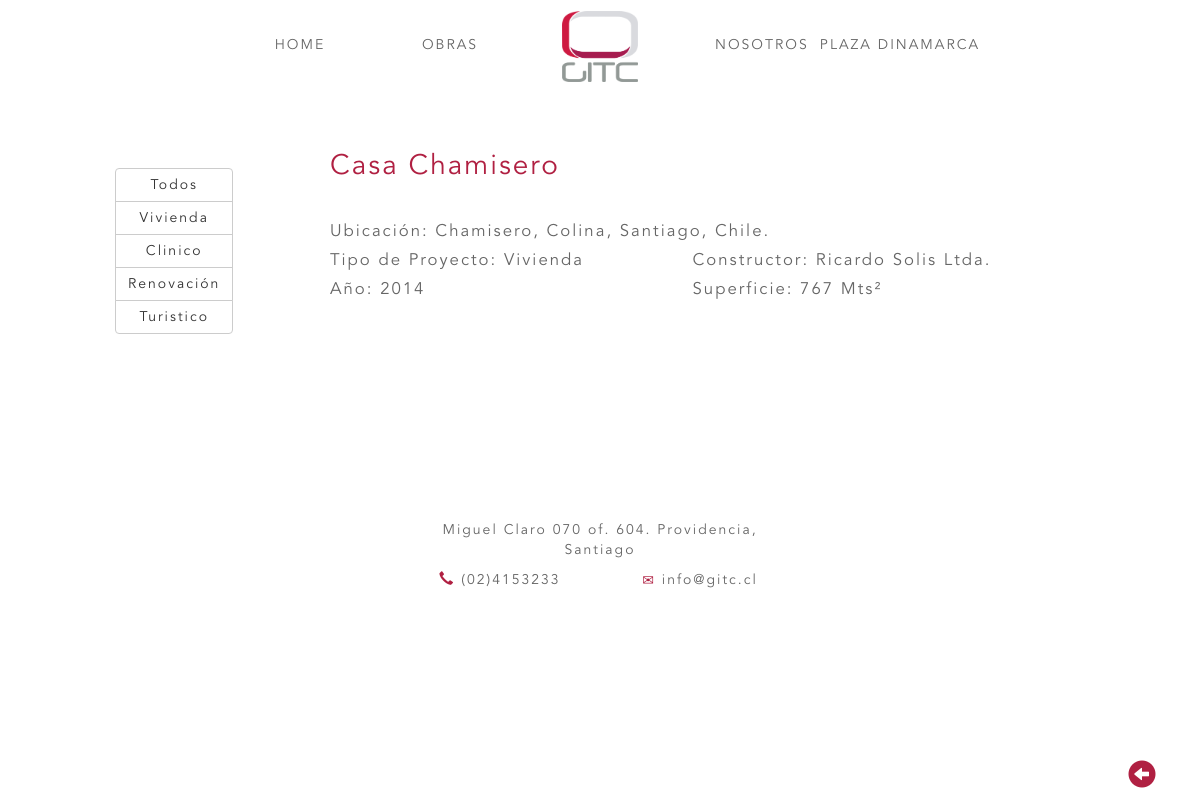
/ver_proyecto.php?id=22, run on the app's committed database.
### tables this page shows
CREATE TABLE IF NOT EXISTS `proyectos` (
  `id_proyecto` int(11) NOT NULL AUTO_INCREMENT,
  `nombre` varchar(100) NOT NULL,
  `anio` int(11) NOT NULL,
  `tipo` varchar(30) NOT NULL,
  `descripcion` varchar(100) NOT NULL,
  `prioridad` int(1) NOT NULL,
  `estado` varchar(15) NOT NULL,
  `constructor` varchar(100) NOT NULL,
  `superficie` int(11) NOT NULL,
  PRIMARY KEY (`id_proyecto`)
);

### ver_proyecto.php (the view, shortened to what this page needs)
<?php
$idp= $_GET["id"];
?>
<!DOCTYPE html>
<html>
<head>
	<?php
		include("top.php");
	?>
	<div class="col-md-1  col-md-offset-1 menu-admin" style="margin-top:10em; position:fixed;">
		<div class="btn-group-vertical" role="group" aria-label="...">
			<a href="proyectos.php" class="btn btn-default">Todos</a>
		  	<a href="vista_tipo.php?tipo=Vivienda" class="btn btn-default">Vivienda</a>
  			<a href="vista_tipo.php?tipo=Clinico" class="btn btn-default">Clinico</a>
  			<a href="vista_tipo.php?tipo=Renovacion" class="btn btn-default">Renovaci&oacute;n</a>
			<a href="vista_tipo.php?tipo=Turistico" class="btn btn-default">Turistico</a>
		</div>
	</div>
	<div class="col-md-9 col-md-offset-3" style="margin-top:6.5em; padding-top:2em;">
	<a href="#" onclick="history.back()" style=" margin:0; position:fixed; right:1.5em; left:auto; bottom:0; font-size: 2em; z-index:99; color:#b02042;">
	<span class="glyphicon glyphicon-circle-arrow-left" style="color:#b02042"></span>
</a>
		<?php
include("coneccion.php");
	$query1="SELECT * FROM proyectos WHERE id_proyecto='$idp'";
	$res1=mysqli_query($link, $query1);
	while($proyectos=mysqli_fetch_assoc($res1)){
		$idp=$proyectos['id_proyecto'];
		$nombrep=$proyectos['nombre'];
		$direccionp=$proyectos['descripcion'];
		$aniop=$proyectos['anio'];
		$constructorp=$proyectos['constructor'];
		$categoriap=$proyectos['tipo'];
		$metrosp=$proyectos['superficie'];
	}
?>
		<div class="col-md-12" id="titulo_proyecto"><?php echo $nombrep  ;?></div>
		<div class="col-md-12 parrafo_proyecto">Ubicaci&oacute;n: <?php echo $direccionp  ;?></div>
		<div class="col-md-5 parrafo_proyecto">Tipo de Proyecto: <?php echo $categoriap  ;?></div>
		<div class="col-md-6 parrafo_proyecto">Constructor: <?php echo $constructorp  ;?></div>
		<div class="col-md-5 parrafo_proyecto">A&ntilde;o: <?php echo $aniop  ;?></div>
		<div class="col-md-6 parrafo_proyecto">Superficie: <?php echo $metrosp  ;?> Mts&sup2;</div>
		<div class="col-md-12" id="contenido">
			<div id="grid">
			<?php
					$query2="SELECT ruta_original as ruta FROM imagenes WHERE id_proyecto='$idp'";
					$res2=mysqli_query($link, $query2);
					while($imagenes=mysqli_fetch_assoc($res2)){
						echo "	<a href='gal_inicio.php?id=".$imagenes['ruta']."' class='link-imagen'>
								<section class='columna'>
								<img src='img/tumb/".$imagenes['ruta'].".jpg' alt=''>
								</section>
								</a>";
					}
				?>
			</div>
		</div>
	</div>
	<?php
		include("footer.php");
	?>
</body>
</html>

### css/style.css (style rules this page uses)
html, body { width: 100%; height: 100%; }
* { font-family:'Avenir LT Std 45 Book'; font-weight: normal; font-style: normal; letter-spacing: 2px; color:#666; }
#titulo_proyecto { font-size: 2em; color: #b02042; margin-top: 1em; margin-bottom: 1em; }
.parrafo_proyecto { font-size: 1.2em; padding-top: 0.3em; }
.menu-admin { padding-top: 2em; }
.menu-admin { display: none; }
@media only screen and (min-width : 768px) { .menu-admin { display: inline; } }

### top.php (style rules this page uses)
#contenido { width: 100%; max-width: 960px; overflow: hidden; margin: auto; }
#grid { -webkit-column-count: 4; -webkit-column-gap: 5px; -moz-column-count: 4; -moz-column-gap: 5px; column-count: 4; column-gap: 5px; margin-top: 2em; }
section.columna { -moz-column-break-inside: avoid; -webkit-column-break-inside: avoid; column-break-inside: avoid; }

### data on the page
proyectos: nombre "Casa Chamisero", descripcion "Chamisero, Colina, Santiago, Chile.", tipo "Vivienda", constructor "Ricardo Solis Ltda.", anio "2014", superficie "767"
